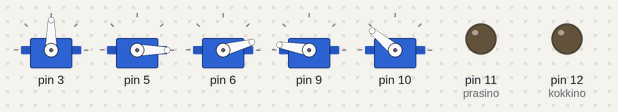
This sketch was run on a simulated Arduino Uno, built with avr-gcc and run on an emulated ATmega328P. Parts: 5 × servo, output pins drawn as LEDs (lit = HIGH).

Above: at 0.1 s.
At 7.75 s:
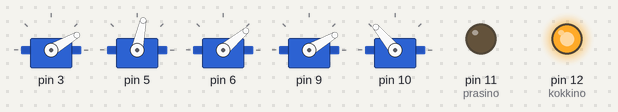
At 14.1 s:
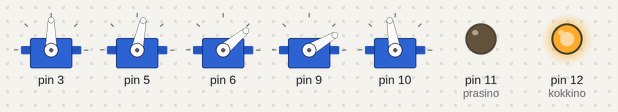
At 20.61 s:
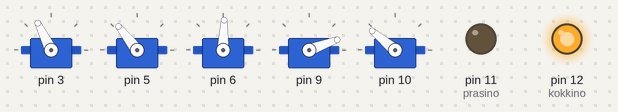
At 27.7 s:
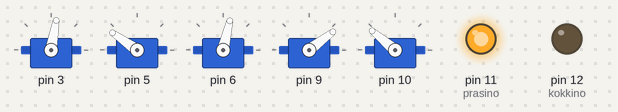
At 33.3 s:
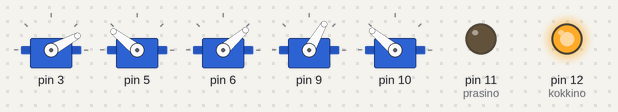
Timing chart, 0 to 40.0 s (numbered marks = the images above):
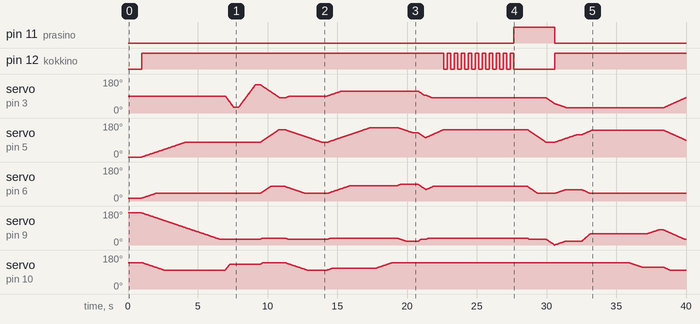

Measured:
- by itself, pin 11 (prasino): LOW → HIGH at 27.6 s, → LOW 3.0 s later
- by itself, pin 12 (kokkino): goes HIGH 21.6 s, 10 × (LOW 0.25 s, HIGH 0.25 s), LOW 3.0 s, then HIGH

The sketch:

fixed_movements.ino
```cpp
#include <Servo.h>

Servo servo[6];
int val[6] = {0, 90, 0, 15, 170, 140};

bool mode = true;

int spped = 40;

int prasino = 11;
int kokkino = 12;

void setup() {

  Serial.begin(9600);

  servo[1].attach(3);
  servo[2].attach(5);
  servo[3].attach(6);
  servo[4].attach(9);
  servo[5].attach(10);

  servo[1].write(val[1]);
  servo[2].write(val[2]);
  servo[3].write(val[3]);
  servo[4].write(val[4]);
  servo[5].write(val[5]);

  delay(1000);

  pinMode(prasino, OUTPUT);
  pinMode(kokkino, OUTPUT);
  digitalWrite(prasino, LOW);
  digitalWrite(kokkino, HIGH);

  //z
  val[1] = 90;
  val[2] = 78;
  val[3] = 40;
  val[4] = 30;
  val[5] = 100;
  moveServos(val[1], val[2], val[3], val[4], val[5], spped, true);

  //h
  val[1] = 30;
  val[2] = 78;
  val[3] = 40;
  val[4] = 30;
  val[5] = 130;
  spped = 10;
  moveServos(val[1], val[2], val[3], val[4], val[5], spped, true);
  val[1] = 150;
  val[2] = 78;
  val[3] = 40;
  val[4] = 30;
  val[5] = 130;
  spped = 10;
  moveServos(val[1], val[2], val[3], val[4], val[5], spped, true);
  val[1] = 80;
  val[2] = 145;
  val[3] = 77;
  val[4] = 37;
  val[5] = 140;
  spped = 20;
  moveServos(val[1], val[2], val[3], val[4], val[5], spped, true);
  spped = 40;

  //z
  val[1] = 90;
  val[2] = 78;
  val[3] = 40;
  val[4] = 30;
  val[5] = 100;
  moveServos(val[1], val[2], val[3], val[4], val[5], spped, true);

  //j
  moveServos(116, 156, 82, 36, 110, spped, true);
  moveServos(116, 156, 82, 36, 140, spped, true);
  moveServos(116, 128, 88, 20, 140, spped, true);
  moveServos(95, 103, 60, 30, 140, 20, false);//
  moveServos(80, 145, 77, 37, 140, 30, false);
  ledBlink();
  ledGreen();
  delay(1000);
  moveServos(80, 78, 40, 30, 140, 20, false);//
  moveServos(50, 78, 40, 0, 140, 20, false);//
  ledRed();
  moveServos(28, 118, 60, 20, 140, spped, true);
  PutDownD();
  moveServos(28, 142, 41, 60, 115, spped, true);
  moveServos(28, 142, 41, 80, 115, spped, true);
  moveServos(90, 78, 40, 30, 100, 30, false);
  val[1] = 90;
  val[2] = 78;
  val[3] = 40;
  val[4] = 30;
  val[5] = 100;
  moveServos(val[1], val[2], val[3], val[4], val[5], spped, true);

  //k
  moveServos(110, 155, 78, 40, 110, spped, true);
  moveServos(110, 155, 78, 40, 140, spped, true);
  moveServos(110, 136, 94, 20, 140, spped, true);
  moveServos(95, 103, 60, 30, 140, 20, false);//
  moveServos(80, 145, 77, 37, 140, 30, false);
  ledBlink();
  ledGreen();
  delay(1000);
  moveServos(80, 78, 40, 30, 140, 20, false);//
  moveServos(50, 78, 40, 0, 140, 20, false);//
  ledRed();
  moveServos(24, 78, 40, 30, 140, spped, true);
  moveServos(20, 118, 60, 20, 140, spped, true);
  PutDownD();
  moveServos(20, 142, 41, 60, 115, spped, true);
  moveServos(20, 142, 41, 80, 115, spped, true);
  moveServos(90, 78, 40, 30, 100, 30, false);
  val[1] = 90;
  val[2] = 78;
  val[3] = 40;
  val[4] = 30;
  val[5] = 100;
  moveServos(val[1], val[2], val[3], val[4], val[5], spped, true);

  //l
  moveServos(104, 155, 78, 41, 110, spped, true);
  moveServos(104, 155, 78, 41, 140, spped, true);
  moveServos(104, 136, 100, 20, 140, spped, true);
  moveServos(80, 145, 77, 37, 140, 30, false);
  ledBlink();
  ledGreen();
  delay(1000);
  moveServos(80, 78, 40, 30, 140, 20, false);//
  moveServos(50, 78, 40, 0, 140, 20, false);//
  ledRed();
  moveServos(18, 78, 40, 30, 140, spped, true);
  moveServos(12, 118, 62, 20, 140, spped, true);
  PutDownD();
  moveServos(12, 142, 41, 60, 115, spped, true);
  moveServos(12, 142, 41, 80, 115, spped, true);
  moveServos(90, 78, 40, 30, 100, 30, false);
  val[1] = 90;
  val[2] = 78;
  val[3] = 40;
  val[4] = 30;
  val[5] = 100;
  moveServos(val[1], val[2], val[3], val[4], val[5], spped, true);

  //x
  val[1] = 90;
  val[2] = 10;
  val[3] = 15;
  val[4] = 168;
  val[5] = 140;
  moveServos(val[1], val[2], val[3], val[4], val[5], spped, true);

}

void loop(){

delay(1000);

}

void moveServos(int a, int b, int c, int d, int e, int interval, bool wait){

  bool da = false;
  bool db = false;
  bool dc = false;
  bool dd = false;
  bool de = false;

  int pa = servo[1].read();
  int pb = servo[2].read();
  int pc = servo[3].read();
  int pd = servo[4].read();
  int pe = servo[5].read();

  if (pa < a){
    da = true;
  }
  if (pb < b){
    db = true;
  }
  if (pc < c){
    dc = true;
  }
  if (pd < d){
    dd = true;
  }
  if (pe < e){
    de = true;
  }

  for (int i = 0; i < 180; i++){

    if (da){
      if (pa < a){
        pa++;
        servo[1].write(pa);
        //delay(interval);
      }
    }
    else{
      if (pa > a){
        pa--;
        servo[1].write(pa);
        //delay(interval);
      }
    }

    if (db){
      if (pb < b){
        pb++;
        servo[2].write(pb);
        //delay(interval);
      }
    }
    else{
      if (pb > b){
        pb--;
        servo[2].write(pb);
        //delay(interval);
      }
    }

    if (dc){
      if (pc < c){
        pc++;
        servo[3].write(pc);
        //delay(interval);
      }
    }
    else{
      if (pc > c){
        pc--;
        servo[3].write(pc);
        //delay(interval);
      }
    }

    if (dd){
      if (pd < d){
        pd++;
        servo[4].write(pd);
        //delay(interval);
      }
    }
    else{
      if (pd > d){
        pd--;
        servo[4].write(pd);
        //delay(interval);
      }
    }

    if (de){
      if (pe < e){
        pe++;
        servo[5].write(pe);
        //delay(interval);
      }
    }
    else{
      if (pe > e){
        pe--;
        servo[5].write(pe);
        //delay(interval);
      }
    }

    delay(interval);

    if (pa == a and pb == b and pc == c and pd == d and pe == e){
      break;
    }
  }

  if (wait){
    delay(350);
  }

}

void printCondition(){

  Serial.print("a");
  Serial.print(val[1]);
  Serial.print(" ");
  Serial.print("b");
  Serial.print(val[2]);
  Serial.print(" ");
  Serial.print("c");
  Serial.print(val[3]);
  Serial.print(" ");
  Serial.print("d");
  Serial.print(val[4]);
  Serial.print(" ");
  Serial.print("e");
  Serial.println(val[5]);
  Serial.println(" ");

}

void PutDownD(){

  int pb = servo[2].read();
  int pc = servo[3].read();
  int pd = servo[4].read();

  for (int i = 0; i < 100; i++){
    if (pb < 142){
      pb += 1;
      servo[2].write(pb);
    }

    if (pc > 41){
      pc -= 1;
      servo[3].write(pc);
    }

    if (pd < 60){
      pd += 2;
      servo[4].write(pd);
    }

    if (pb == 104 and pc == 41 and pd == 60){
      break;
    }

    delay(30);

  }

  val[2] = pb;
  val[3] = pc;
  val[4] = pd;
  delay(350);

}

void ledRed(){
  digitalWrite(kokkino, HIGH);
  digitalWrite(prasino, LOW);
}

void ledGreen(){
  digitalWrite(kokkino, LOW);
  digitalWrite(prasino, HIGH);
}

void ledBlink(){

  for(int i = 0; i < 10; i++){
    digitalWrite(kokkino, LOW);
    delay(250);
    digitalWrite(kokkino, HIGH);
    delay(250);
  }

}
```
